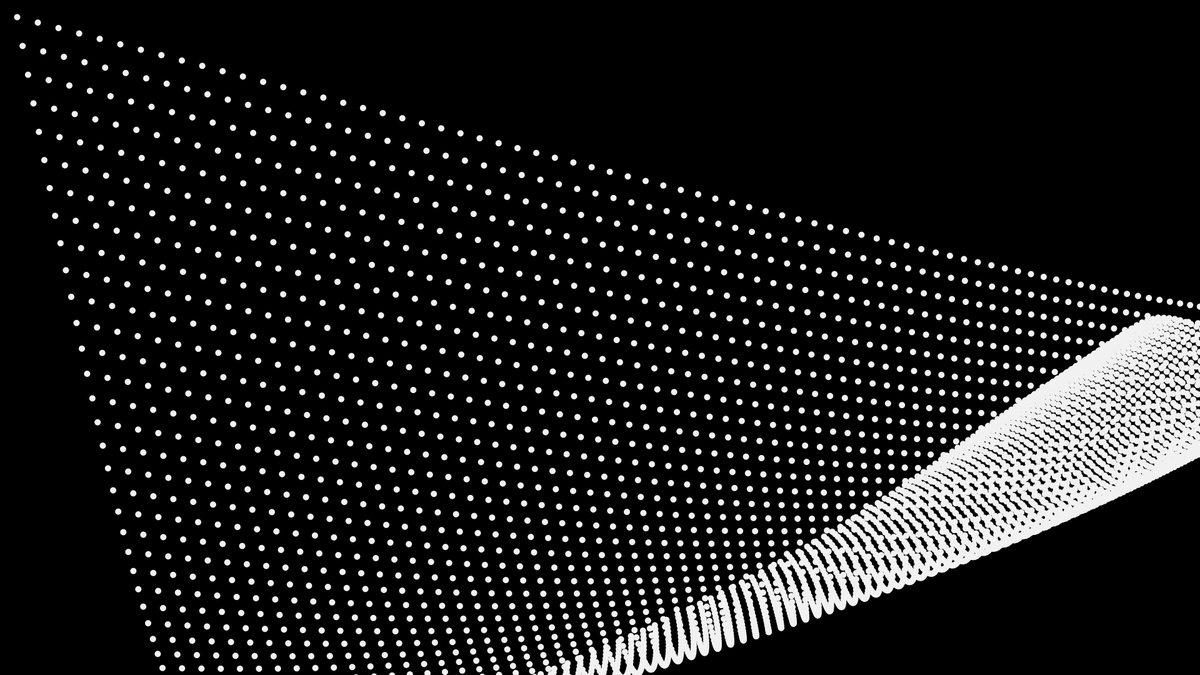
Frame 1 (no input)
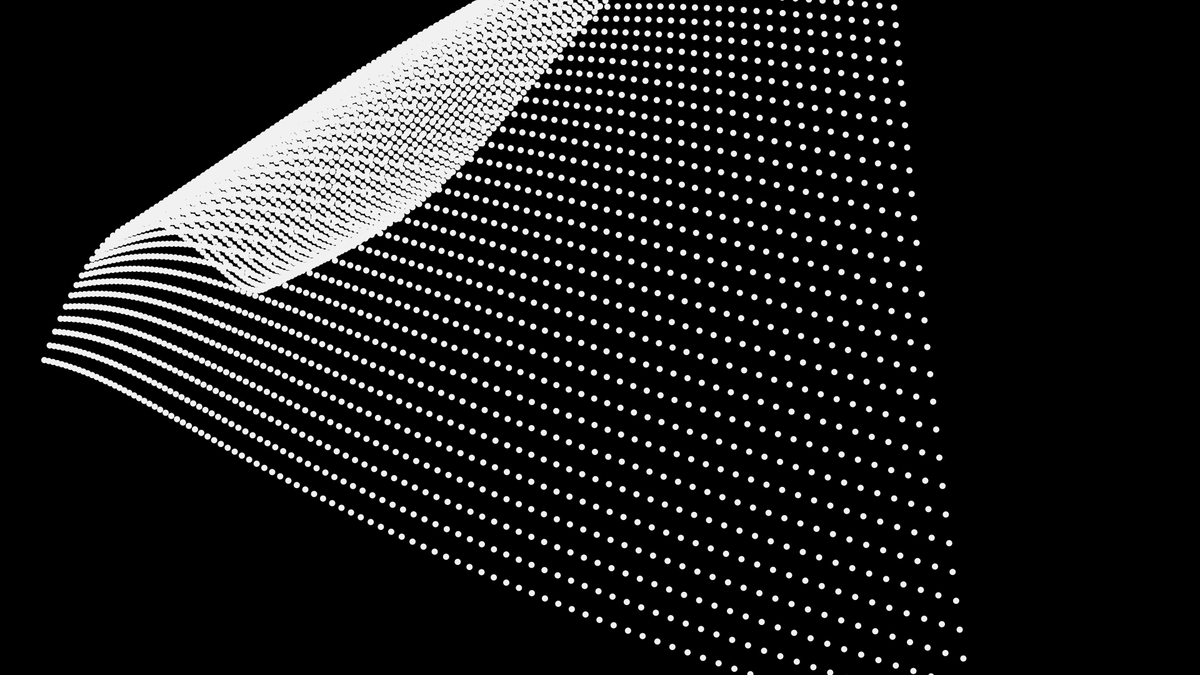
Frame 60 (the mouse pressed at the canvas centre just before this capture)
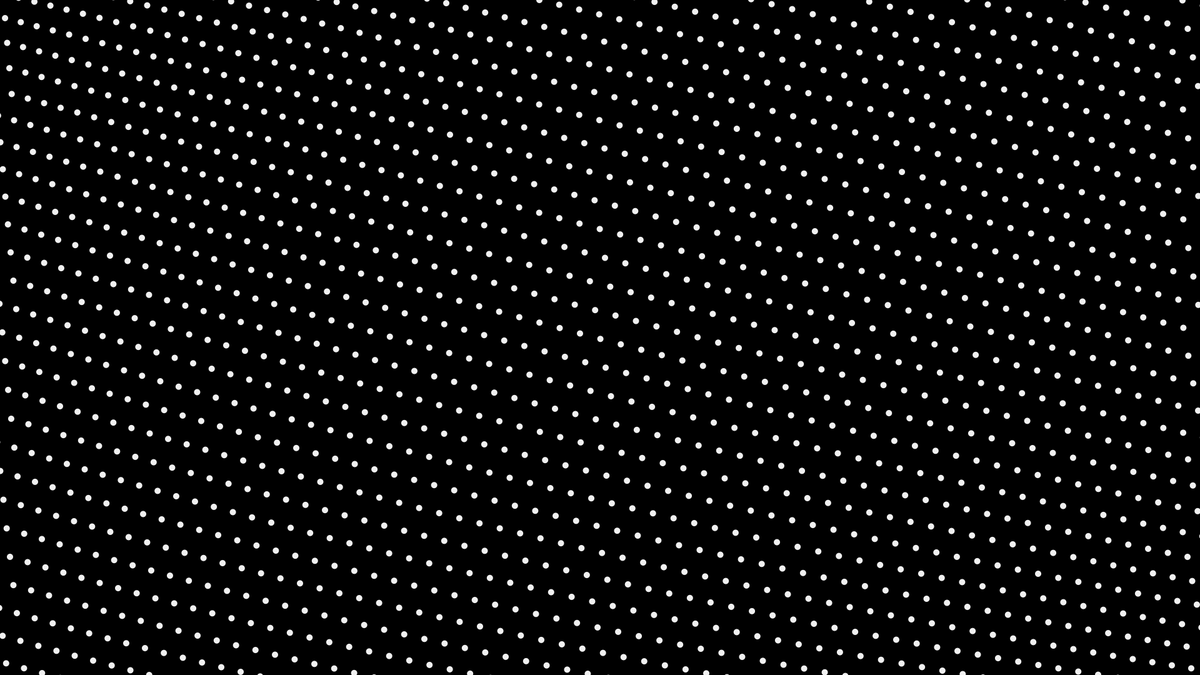
Frame 120 (the mouse held since frame 60 and released just before this capture)

The Processing sketch that drew these frames (run headless with seeded random() and noise(); from frame 60 on, the mouse is pressed at the canvas centre):

// Processing sketch: forloop2
// ── forloop2.pde
void setup() {
  size(1920, 1080);
}

void draw() {
  background(0);
  fill(#F1F1F1);
  noStroke();

  float tilesX = 16 * 6;
  float tilesY = 9 * 6;

  float tileW = width / tilesX;
  float tileH = height / tilesY;

  translate(tileW / 2, tileH / 2);

  for (int x = 0; x < tilesX; x++) {
    for (int y = 0; y < tilesY; y++) {
      
      float waveX = sin(radians( frameCount * 2 + x * 1.5 + y * 1 )) * 500;
      float waveY = sin(radians( frameCount * 2 + x * 1 + y * 3 )) * 500;
      
      pushMatrix();
      translate(tileW * x + waveX, tileH * y + waveY);
      ellipse(0,0,tileW / 2,tileH / 2);
      popMatrix();
      
    }
  }
}
